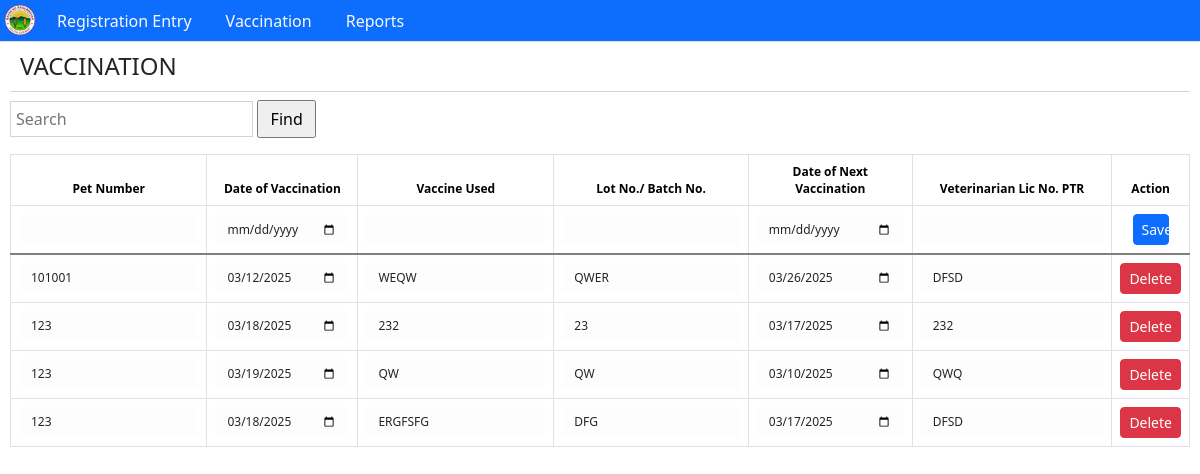
The page /vaccination/vax_display_all on the database as committed earlier.
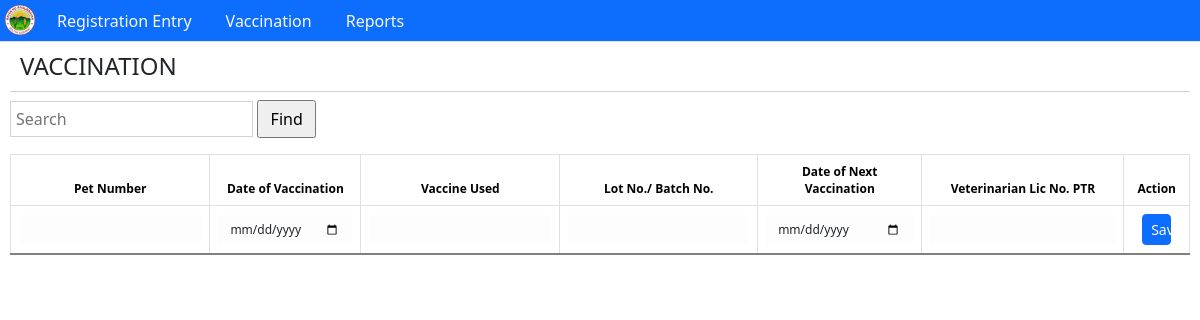
The same page on the database as committed later.
### tables this page shows
CREATE TABLE VACCINE(
                    [ID] INTEGER PRIMARY KEY AUTOINCREMENT,
                    [PET] INTEGER NOT NULL,
                    [DATE_VACCINE] REAL NOT NULL,
                    [VACCINE] TEXT NOT NULL,
                    [LOTNO] TEXT NOT NULL,
                    [DATE_NEXT_VACCINE] REAL,
                    [VET_LIC_NO] TEXT,
                    FOREIGN KEY("PET")REFERENCES PETS("PET_NO") ON DELETE CASCADE
                    );

### routes/vacination.py (the view)
@vac.route('/vax_display_all')
def vax_display_all():
    db=connection()
    cur=db.cursor()
    cur.execute("Select * from vaccine order by id desc")
    rw=cur.fetchall()
    return render_template("vaccination/vax_list_all.html",rw=rw)

### db/db.py (called while the page is built)
def connection():
    db=sqlite3.connect('./db/data.sqlite')
    return db

### templates/vaccination/vax_list_all.html (shortened to what this page needs)
{%extends 'vaccination/vaccination.html'%}
{%block vax%}
{%for i in rw%}
<tr >
    <td><input type="text" class="form-control" value="{{i[1]}}" id="pet"></td>
    <td><input type="date" class="form-control" id="date_vaccine" value="{{i[2]}}"></td>
    <td><input type="text" class="form-control" id="vaccine" value="{{i[3]}}"></td>
    <td><input type="text" class="form-control" id="lotno" value="{{i[4]}}"></td>
    <td><input type="date" class="form-control" id="date_next_vaccine" value="{{i[5]}}"></td>
    <td><input type="text" class="form-control" id="vet_lic_no" value="{{i[6]}}"></td>
    <td style="text-align: center;">
    <a href="{{url_for('vac.vax_delete',i=i[0])}}" class="btn btn-danger btn-sm">Delete</a>
    </td>
</tr>
{%endfor%}
{%endblock%}

### templates/vaccination/vaccination.html (shortened to what this page needs)
{%extends 'index.html'%}
{%block main%}
<link rel="stylesheet" href="{{url_for('static',filename='css/bootstrap.min.css')}}">
<link rel="stylesheet" href="{{url_for('static',filename='css/style.css')}}">
<h4 style="border-bottom: 1px solid lightgray;">VACCINATION</h4>
<form action="{{url_for('vac.vax_find')}}" method="post" style="padding: 0;">
        <input type="Search" name="txtsearch" placeholder="Search" style="border:1px solid lightgray;background-color: transparent;padding: 5px;">
        <input type="submit" value="Find" style="padding: 5px;min-width:5%;" class="find">
</form>
<table class="table table-bordered" id="tblvax">
    <thead style="background-color: lightgray;">
    <tr style="text-align: center;background-color:lightgray !important;">
        <th>Pet Number</th>
        <th>Date of Vaccination</th>
        <th>Vaccine Used</th>
        <th>Lot No./ Batch No.</th>
        <th>Date of Next Vaccination</th>
        <th>Veterinarian Lic No. PTR</th>
        <th>Action</th>
    </tr>
    <tr style="border-bottom: 2px solid gray;">
        <td><input type="text" class="form-control" value="{{code}}" id="pet"></td>
        <td><input type="date" class="form-control" id="date_vaccine"></td>
        <td><input type="text" class="form-control" id="vaccine"></td>
        <td><input type="text" class="form-control" id="lotno"></td>
        <td><input type="date" class="form-control" id="date_next_vaccine"></td>
        <td><input type="text" class="form-control" id="vet_lic_no"></td>
        <td style="text-align: center;"><button class="btn btn-primary btn-sm" id="vax_save" style="width: 60%">Save</button>
    </tr>
</thead>
    <tbody id="vax_content">
        {%block vax%}
        {%endblock%}
    </tbody>
</table>
{%endblock%}

### templates/index.html (shortened to what this page needs)
<head>
    <link rel="stylesheet" href="{{url_for('static',filename='css/bootstrap.min.css')}}">
    <link rel="stylesheet" href="{{url_for('static',filename='css/style.css')}}">
</head>
<nav class="navbar-sm bg-primary">
<ul class="nav nav-tabs">
  <li class="nav-item">
    <img src="{{url_for('static',filename='bag.png')}}" alt="" style="width: 40px;padding: 5px;">
  </li>
  <li class="nav-item">
    <a class="nav-link text-light" href="{{url_for('reg.entry')}}">Registration Entry</a>
  </li>
  <li class="nav-item">
    <a class="nav-link text-light" href="{{url_for('vac.vaccination')}}">Vaccination</a>
  </li>
  <li class="nav-item">
    <a class="nav-link text-light" href="{{url_for('report.home')}}">Reports</a>
  </li>
</ul>
</nav>
<body>
<div class=main>
{%block main%}{%endblock%}
</body>

### static/css/style.css (style rules this page uses)
.main { padding: 10px; padding-top:0px !important; }
table,.form-control,.form-select { font-size: 12px !important; }
form { padding: 0 2em; }
h4 { padding: 10px; }
.form-control,.form-select { background-color: rgb(253, 253, 253);border-radius: 2px; }

### templates/vaccination/vaccination.html (style rules this page uses)
.form-control { border: none; }

Rows that differ between the two databases and show on the page:
removed VACCINE: PET "101001", DATE_VACCINE "03/12/2025", VACCINE "WEQW", LOTNO "QWER", DATE_NEXT_VACCINE "03/26/2025", VET_LIC_NO "DFSD"
removed VACCINE: PET "123", DATE_VACCINE "03/18/2025", VACCINE "232", LOTNO "23", DATE_NEXT_VACCINE "03/17/2025", VET_LIC_NO "232"
removed VACCINE: PET "123", DATE_VACCINE "03/19/2025", VACCINE "QW", LOTNO "QW", DATE_NEXT_VACCINE "03/10/2025", VET_LIC_NO "QWQ"
removed VACCINE: PET "123", DATE_VACCINE "03/18/2025", VACCINE "ERGFSFG", LOTNO "DFG", DATE_NEXT_VACCINE "03/17/2025", VET_LIC_NO "DFSD"
